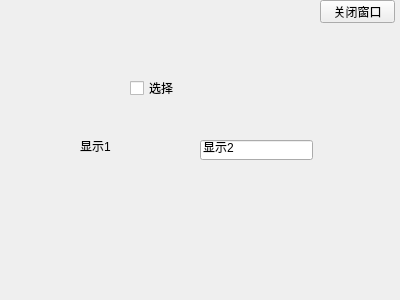
<?xml version="1.0" encoding="UTF-8"?>
<ui version="4.0">
 <class>MainWinSignalSlot</class>
 <widget class="QWidget" name="MainWinSignalSlot">
  <property name="geometry">
   <rect>
    <x>0</x>
    <y>0</y>
    <width>400</width>
    <height>300</height>
   </rect>
  </property>
  <property name="windowTitle">
   <string>Form</string>
  </property>
  <widget class="QPushButton" name="closeWinBtn">
   <property name="geometry">
    <rect>
     <x>320</x>
     <y>0</y>
     <width>75</width>
     <height>23</height>
    </rect>
   </property>
   <property name="text">
    <string>关闭窗口</string>
   </property>
  </widget>
  <widget class="QLabel" name="label">
   <property name="enabled">
    <bool>true</bool>
   </property>
   <property name="geometry">
    <rect>
     <x>80</x>
     <y>140</y>
     <width>54</width>
     <height>12</height>
    </rect>
   </property>
   <property name="text">
    <string>显示1</string>
   </property>
  </widget>
  <widget class="QLineEdit" name="lineEdit">
   <property name="geometry">
    <rect>
     <x>200</x>
     <y>140</y>
     <width>113</width>
     <height>20</height>
    </rect>
   </property>
   <property name="text">
    <string>显示2</string>
   </property>
  </widget>
  <widget class="QCheckBox" name="checkBox">
   <property name="enabled">
    <bool>true</bool>
   </property>
   <property name="geometry">
    <rect>
     <x>130</x>
     <y>80</y>
     <width>71</width>
     <height>16</height>
    </rect>
   </property>
   <property name="text">
    <string>选择</string>
   </property>
   <property name="checkable">
    <bool>true</bool>
   </property>
   <property name="checked">
    <bool>false</bool>
   </property>
  </widget>
 </widget>
 <resources/>
 <connections>
  <connection>
   <sender>closeWinBtn</sender>
   <signal>clicked()</signal>
   <receiver>MainWinSignalSlot</receiver>
   <slot>close()</slot>
   <hints>
    <hint type="sourcelabel">
     <x>372</x>
     <y>8</y>
    </hint>
    <hint type="destinationlabel">
     <x>371</x>
     <y>73</y>
    </hint>
   </hints>
  </connection>
  <connection>
   <sender>checkBox</sender>
   <signal>clicked(bool)</signal>
   <receiver>label</receiver>
   <slot>setVisible(bool)</slot>
   <hints>
    <hint type="sourcelabel">
     <x>155</x>
     <y>85</y>
    </hint>
    <hint type="destinationlabel">
     <x>101</x>
     <y>151</y>
    </hint>
   </hints>
  </connection>
  <connection>
   <sender>checkBox</sender>
   <signal>clicked(bool)</signal>
   <receiver>lineEdit</receiver>
   <slot>setEnabled(bool)</slot>
   <hints>
    <hint type="sourcelabel">
     <x>151</x>
     <y>94</y>
    </hint>
    <hint type="destinationlabel">
     <x>256</x>
     <y>149</y>
    </hint>
   </hints>
  </connection>
 </connections>
</ui>
